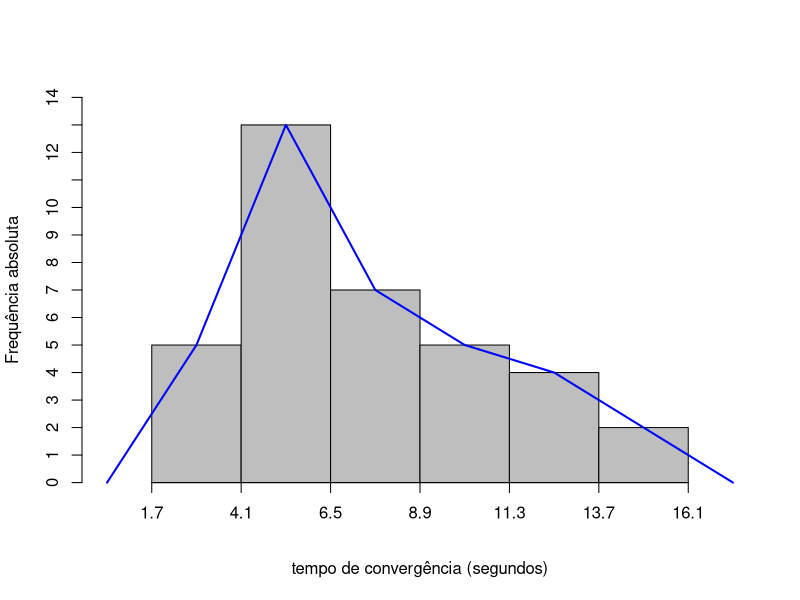

Write the R code that produced this figure.
##################################################
# Tabela de Distribuição de frequência nas classes TDF
###############################################################

# O conjunto de dados já deve ter sido importado do excel com o nome "Dataset"

dados<-c(3.8, 8.5, 3.7, 4.1, 2.9, 3.9, 4.0, 7.9, 7.4, 9.6, 10.6, 10.7, 
11.9, 13.0, 14.0, 8.2, 9.2, 11.6, 9.9, 12.6, 14.9, 4.7, 4.8, 4.9, 5.1, 5.5, 
5.6, 5.7, 5.9, 6.2, 6.3, 7.3, 6.3, 6.4, 6.8, 6.9
);dados  #armazenando as observações no objeto dados

n<-length(dados); n #número de observações
k<-sqrt(n)+0.5; k<-round(k,0) #número de classes
C<-(max(dados)-min(dados))/(k-1);C<-round(C,2) #Amplitude de classe duas casas decimais
limites<-round(min(dados)-C/2,2)+C*(0:k);#limites
TDF<-hist(dados,breaks=limites,plot=FALSE,right=FALSE)
tabela<-matrix(c(rep(6*k)),k,6)
for(i in 1:k)
{tabela[i,1]<-round(TDF$breaks[i],2);tabela[i,2]<-round(TDF$breaks[i+1],2)
tabela[i,3]<-round(TDF$mids[i],2);tabela[i,4]<-(TDF$counts[i])
tabela[i,5]<-round(((TDF$counts[i])/n),4);tabela[i,6]<-round((100*TDF$counts[i])/n,2)
}
colnames(tabela)<-c("LI","LS","Xi","Fi","Fr","Fp")
tabela

##################################################
# Construindo o HIstograma 
#####################################################################


n<-length(dados); n #número de observações
k<-sqrt(n)+0.5; k<-round(k,0) #número de classes
C<-(max(dados)-min(dados))/(k-1);C<-round(C,2) #Amplitude de classe duas casas decimais
limites<-round(min(dados)-C/2,2)+C*(0:k);#limites
TDF<-hist(dados,breaks=limites,plot=FALSE,right=FALSE)
hist(dados,xlab="tempo de convergência (segundos)", ylab="Frequência absoluta",
label=FALSE,col="gray",main="",right=FALSE, 
xlim=c(min(TDF$mids)-C,max(TDF$mids)+C),ylim=c(0,(max(TDF$counts)+1)),breaks=limites,axes=FALSE)
axis(1,at=limites,pos=c(0,0))
axis(2,at=c(seq(0:(max(TDF$counts)+1))-1))
##################################################
# Construindo o polígono no HIstograma 
#####################################################################
Xip<-c(TDF$mids[1]-C,TDF$mids,TDF$mids[length(TDF$mids)]+C)
frequencia<-c(0,TDF$counts,0)
Xip
lines(frequencia~Xip,type="l",col="blue",lwd=2)



